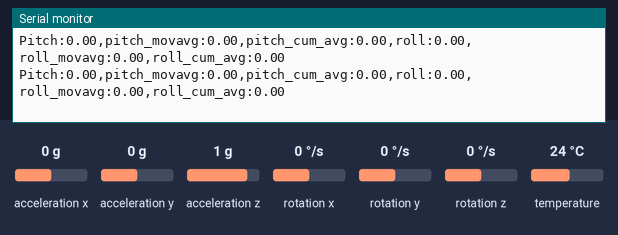
Bench run of a sketch on a simulated Arduino Uno, built with avr-gcc and run on an emulated ATmega328P. On the bench: the last lines printed to the serial monitor. The inputs (shaded band) are chosen by the test bench; at power-on: acceleration x 0 g, acceleration y 0 g, acceleration z 1 g, rotation x 0 °/s, rotation y 0 °/s, rotation z 0 °/s, temperature 24 °C.

Above: at 1.3 s.
1.4 s: acceleration x set to -1.4 g
At 1.48 s:
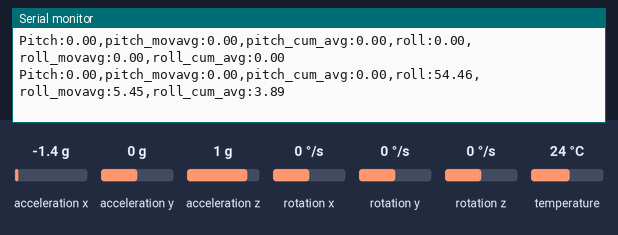
2.9 s: acceleration y set to -1.4 g
At 2.96 s:
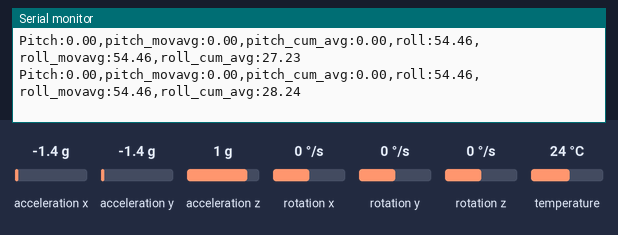
4.4 s: acceleration z set to -1.4 g
At 4.45 s:
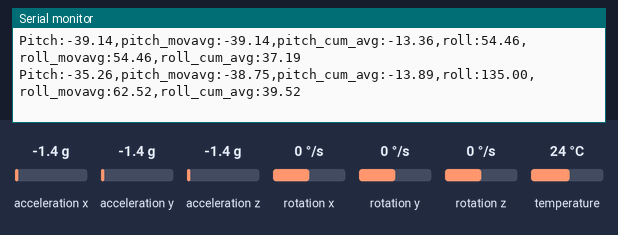
Timing chart, 0 to 7.4 s (numbered marks = the images above; inputs shaded):
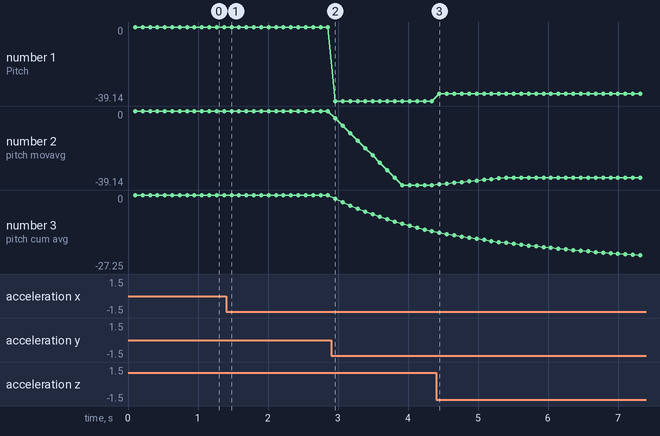

Measured:
- after the input at 1.4 s, the serial monitor: prints a new line after 0.08 s (image 1)
- plotted number 1: 0 → -39.14 after the input at 2.9 s
- plotted number 2: 0 → -39.14 after the input at 2.9 s
- plotted number 3: 0 → -13.36 after the input at 2.9 s

The sketch:

Task_7_Implementing_Filtering_for_MPU6050_Sensor.ino
```cpp
#include <Adafruit_MPU6050.h>
#include <Adafruit_Sensor.h>
#include <Wire.h>

#define MOVING_AVG_SIZE 10

Adafruit_MPU6050 mpu;

float pitch_buffer[MOVING_AVG_SIZE] = {0};
float roll_buffer[MOVING_AVG_SIZE] = {0};
int buffer_index = 0;

float pitch_cum_avg = 0;
float roll_cum_avg = 0;
unsigned long sample_count = 0;

void setup(void) {
  Serial.begin(115200);
  while (!Serial) delay(10);

  if (!mpu.begin()) {
    Serial.println("MPU6050 not found");
    while (1) delay(10);
  }

  mpu.setAccelerometerRange(MPU6050_RANGE_8_G);
  mpu.setGyroRange(MPU6050_RANGE_500_DEG);
  mpu.setFilterBandwidth(MPU6050_BAND_21_HZ);

  delay(100);
}

void loop() {
  sensors_event_t a, g, temp;
  mpu.getEvent(&a, &g, &temp);

  float ax = a.acceleration.x;
  float ay = a.acceleration.y;
  float az = a.acceleration.z;

  float pitch = atan2(ay, sqrt(ax * ax + az * az)) * 180 / PI;
  float roll  = atan2(-ax, az) * 180 / PI;

  // Moving Average
  pitch_buffer[buffer_index] = pitch;
  roll_buffer[buffer_index] = roll;

  float pitch_movavg = 0, roll_movavg = 0;
  for (int i = 0; i < MOVING_AVG_SIZE; i++) {
    pitch_movavg += pitch_buffer[i];
    roll_movavg += roll_buffer[i];
  }
  pitch_movavg /= MOVING_AVG_SIZE;
  roll_movavg  /= MOVING_AVG_SIZE;

  buffer_index = (buffer_index + 1) % MOVING_AVG_SIZE;

  // Cumulative Average
  sample_count++;
  pitch_cum_avg += (pitch - pitch_cum_avg) / sample_count;
  roll_cum_avg  += (roll - roll_cum_avg) / sample_count;

  Serial.print("Pitch:");
  Serial.print(pitch);
  Serial.print(",");

  Serial.print("pitch_movavg:");
  Serial.print(pitch_movavg);
  Serial.print(",");

  Serial.print("pitch_cum_avg:");
  Serial.print(pitch_cum_avg);
  Serial.print(",");

  Serial.print("roll:");
  Serial.print(roll);
  Serial.print(",");

  Serial.print("roll_movavg:");
  Serial.print(roll_movavg);
  Serial.print(",");

  Serial.print("roll_cum_avg:");
  Serial.println(roll_cum_avg);

  delay(100);
}
```
